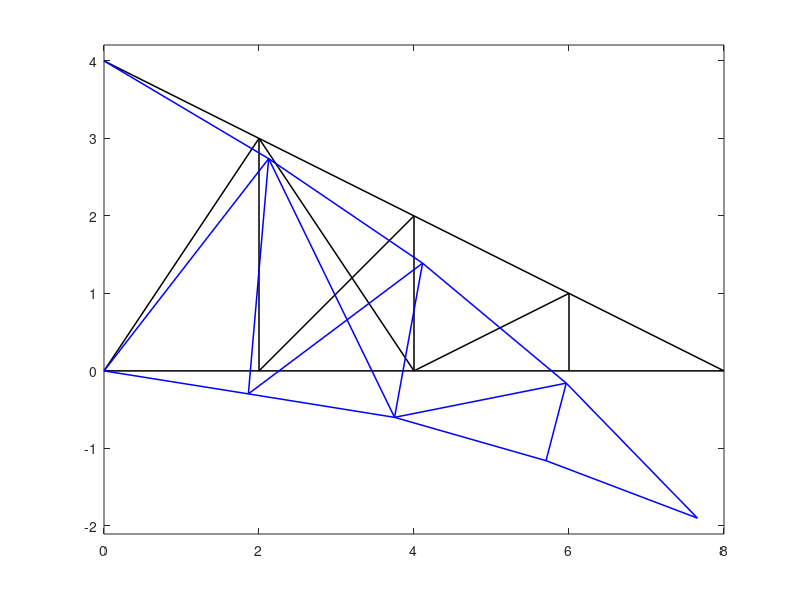

Reproduce this figure in MATLAB.
clearvars; close;
clc;

%% Given Parameters
E = 70*10^(9);
A = 0.003125;
Theta = [0;
         atand(3/2);
         -atand(1/2);
         90;
         0;
         45;
         -atand(3/2);
         -atand(1/2);
         90;
         0;
         atand(1/2);
         -atand(1/2);
         90;
         0;
         -atand(1/2)];
L = [2;
     sqrt(13);
     sqrt(5);
     3;
     2;
     sqrt(8);
     sqrt(13);
     sqrt(5);
     2;
     2;
     sqrt(5);
     sqrt(5);
     1;
     2;
     sqrt(5)];
Node1 = [1,2];
Node2 = [3,4];
Node3 = [5,6];
Node4 = [7,8];
Node5 = [9,10];
Node6 = [11,12];
Node7 = [13,14];
Node8 = [15,16];
Node9 = [17,18];

%element 총 15개이고, element당 총 4개의 정보를 가져야 함.
eDoFs = zeros(15, 4);
eDoFs(1, :) = [Node1, Node3];
eDoFs(2, :) = [Node1, Node4];
eDoFs(3, :) = [Node2, Node4];
eDoFs(4, :) = [Node3, Node4];
eDoFs(5, :) = [Node3, Node5];
eDoFs(6, :) = [Node3, Node6];
eDoFs(7, :) = [Node4, Node5];
eDoFs(8, :) = [Node4, Node6];
eDoFs(9, :) = [Node5, Node6];
eDoFs(10, :) = [Node5, Node7];
eDoFs(11, :) = [Node5, Node8];
eDoFs(12, :) = [Node6, Node8];
eDoFs(13, :) = [Node7, Node8];
eDoFs(14, :) = [Node7, Node9];
eDoFs(15, :) = [Node8, Node9];

%% Element Stiffness Equation
KK=zeros(2*9,2*9);
for k = 1 : 15  
    L1 = L(k);
    Theta1 = Theta(k);
    
    co1=cos(Theta1/180*pi);
    si1=sin(Theta1/180*pi);
    
    matT1=[ co1 si1    0   0;
           -si1 co1    0   0;
              0   0  co1 si1;
              0   0 -si1 co1];
    
    kLocal1=(E*A)/(L1)*[ 1 0 -1 0;
                         0 0  0 0;
                        -1 0  1 0;
                         0 0  0 0];
    
    kGlobal1=transpose(matT1)*kLocal1*matT1;
    
    % assemble
    eDoFs1=eDoFs(k, :);
    KK(eDoFs1,eDoFs1)=KK(eDoFs1,eDoFs1)+kGlobal1;
end

%% Impose Boundary Conditions
x = 1; y = 2;
FF=zeros(2*9,1);
FF(Node4(y),1) = -1000;
FF(Node6(y),1) = -1000;
FF(Node8(y),1) = -1000;
FF(Node9(y),1) = -500;
dd=zeros(2*9,1);
eDoFs_solve = [2*(3)-1 : 2*(9)];
dd(eDoFs_solve,1) = KK(eDoFs_solve, eDoFs_solve) \ FF(eDoFs_solve,1)
%% Reaction Force Calculation
KK*dd

%% Visualization
Node1_point = [0, 0];
Node2_point = [0, 4];
Node3_point = [2, 0];
Node4_point = [2, 3];
Node5_point = [4, 0];
Node6_point = [4, 2];
Node7_point = [6, 0];
Node8_point = [6, 1];
Node9_point = [8, 0];

scale=5*10^(3);
dd = dd * scale;

xInitial_1=[Node1_point(x); Node3_point(x)];
yInitial_1=[Node1_point(y); Node3_point(y)];
xInitial_2=[Node1_point(x); Node4_point(x)];
yInitial_2=[Node1_point(y); Node4_point(y)];
xInitial_3=[Node2_point(x); Node4_point(x)];
yInitial_3=[Node2_point(y); Node4_point(y)];
xInitial_4=[Node3_point(x); Node4_point(x)];
yInitial_4=[Node3_point(y); Node4_point(y)];
xInitial_5=[Node3_point(x); Node5_point(x)];
yInitial_5=[Node3_point(y); Node5_point(y)];
xInitial_6=[Node3_point(x); Node6_point(x)];
yInitial_6=[Node3_point(y); Node6_point(y)];
xInitial_7=[Node4_point(x); Node5_point(x)];
yInitial_7=[Node4_point(y); Node5_point(y)];
xInitial_8=[Node4_point(x); Node6_point(x)];
yInitial_8=[Node4_point(y); Node6_point(y)];
xInitial_9=[Node5_point(x); Node6_point(x)];
yInitial_9=[Node5_point(y); Node6_point(y)];
xInitial_10=[Node5_point(x); Node7_point(x)];
yInitial_10=[Node5_point(y); Node7_point(y)];
xInitial_11=[Node5_point(x); Node8_point(x)];
yInitial_11=[Node5_point(y); Node8_point(y)];
xInitial_12=[Node6_point(x); Node8_point(x)];
yInitial_12=[Node6_point(y); Node8_point(y)];
xInitial_13=[Node7_point(x); Node8_point(x)];
yInitial_13=[Node7_point(y); Node8_point(y)];
xInitial_14=[Node7_point(x); Node9_point(x)];
yInitial_14=[Node7_point(y); Node9_point(y)];
xInitial_15=[Node8_point(x); Node9_point(x)];
yInitial_15=[Node8_point(y); Node9_point(y)];
xDeformed_1 = xInitial_1 + dd([Node1(x), Node3(x)]);
yDeformed_1 = yInitial_1 + dd([Node1(y), Node3(y)]);
xDeformed_2 = xInitial_2 + dd([Node1(x), Node4(x)]);
yDeformed_2 = yInitial_2 + dd([Node1(y), Node4(y)]);
xDeformed_3 = xInitial_3 + dd([Node2(x), Node4(x)]);
yDeformed_3 = yInitial_3 + dd([Node2(y), Node4(y)]);
xDeformed_4 = xInitial_4 + dd([Node3(x), Node4(x)]);
yDeformed_4 = yInitial_4 + dd([Node3(y), Node4(y)]);
xDeformed_5 = xInitial_5 + dd([Node3(x), Node5(x)]);
yDeformed_5 = yInitial_5 + dd([Node3(y), Node5(y)]);
xDeformed_6 = xInitial_6 + dd([Node3(x), Node6(x)]);
yDeformed_6 = yInitial_6 + dd([Node3(y), Node6(y)]);
xDeformed_7 = xInitial_7 + dd([Node4(x), Node5(x)]);
yDeformed_7 = yInitial_7 + dd([Node4(y), Node5(y)]);
xDeformed_8 = xInitial_8 + dd([Node4(x), Node6(x)]);
yDeformed_8 = yInitial_8 + dd([Node4(y), Node6(y)]);
xDeformed_9 = xInitial_9 + dd([Node5(x), Node6(x)]);
yDeformed_9 = yInitial_9 + dd([Node5(y), Node6(y)]);
xDeformed_10 = xInitial_10 + dd([Node5(x), Node7(x)]);
yDeformed_10 = yInitial_10 + dd([Node5(y), Node7(y)]);
xDeformed_11 = xInitial_11 + dd([Node5(x), Node8(x)]);
yDeformed_11 = yInitial_11 + dd([Node5(y), Node8(y)]);
xDeformed_12 = xInitial_12 + dd([Node6(x), Node8(x)]);
yDeformed_12 = yInitial_12 + dd([Node6(y), Node8(y)]);
xDeformed_13 = xInitial_13 + dd([Node7(x), Node8(x)]);
yDeformed_13 = yInitial_13 + dd([Node7(y), Node8(y)]);
xDeformed_14 = xInitial_14 + dd([Node7(x), Node9(x)]);
yDeformed_14 = yInitial_14 + dd([Node7(y), Node9(y)]);
xDeformed_15 = xInitial_15 + dd([Node8(x), Node9(x)]);
yDeformed_15 = yInitial_15 + dd([Node8(y), Node9(y)]);

figure(1);
plot(xInitial_1,yInitial_1,'k','LineWidth',1.1);hold on;
plot(xInitial_2,yInitial_2,'k','LineWidth',1.1);hold on;
plot(xInitial_3,yInitial_3,'k','LineWidth',1.1);hold on;
plot(xInitial_4,yInitial_4,'k','LineWidth',1.1);hold on;
plot(xInitial_5,yInitial_5,'k','LineWidth',1.1);hold on;
plot(xInitial_6,yInitial_6,'k','LineWidth',1.1);hold on;
plot(xInitial_7,yInitial_7,'k','LineWidth',1.1);hold on;
plot(xInitial_8,yInitial_8,'k','LineWidth',1.1);hold on;
plot(xInitial_9,yInitial_9,'k','LineWidth',1.1);hold on;
plot(xInitial_10,yInitial_10,'k','LineWidth',1.1);hold on;
plot(xInitial_11,yInitial_11,'k','LineWidth',1.1);hold on;
plot(xInitial_12,yInitial_12,'k','LineWidth',1.1);hold on;
plot(xInitial_13,yInitial_13,'k','LineWidth',1.1);hold on;
plot(xInitial_14,yInitial_14,'k','LineWidth',1.1);hold on;
plot(xInitial_15,yInitial_15,'k','LineWidth',1.1);hold on;
plot(xDeformed_1,yDeformed_1,'b','LineWidth',1.1);hold on;
plot(xDeformed_2,yDeformed_2,'b','LineWidth',1.1);hold on;
plot(xDeformed_3,yDeformed_3,'b','LineWidth',1.1);hold on;
plot(xDeformed_4,yDeformed_4,'b','LineWidth',1.1);hold on;
plot(xDeformed_5,yDeformed_5,'b','LineWidth',1.1);hold on;
plot(xDeformed_6,yDeformed_6,'b','LineWidth',1.1);hold on;
plot(xDeformed_7,yDeformed_7,'b','LineWidth',1.1);hold on;
plot(xDeformed_8,yDeformed_8,'b','LineWidth',1.1);hold on;
plot(xDeformed_9,yDeformed_9,'b','LineWidth',1.1);hold on;
plot(xDeformed_10,yDeformed_10,'b','LineWidth',1.1);hold on;
plot(xDeformed_11,yDeformed_11,'b','LineWidth',1.1);hold on;
plot(xDeformed_12,yDeformed_12,'b','LineWidth',1.1);hold on;
plot(xDeformed_13,yDeformed_13,'b','LineWidth',1.1);hold on;
plot(xDeformed_14,yDeformed_14,'b','LineWidth',1.1);hold on;
plot(xDeformed_15,yDeformed_15,'b','LineWidth',1.1);hold on;

axis padded;
axis equal;
